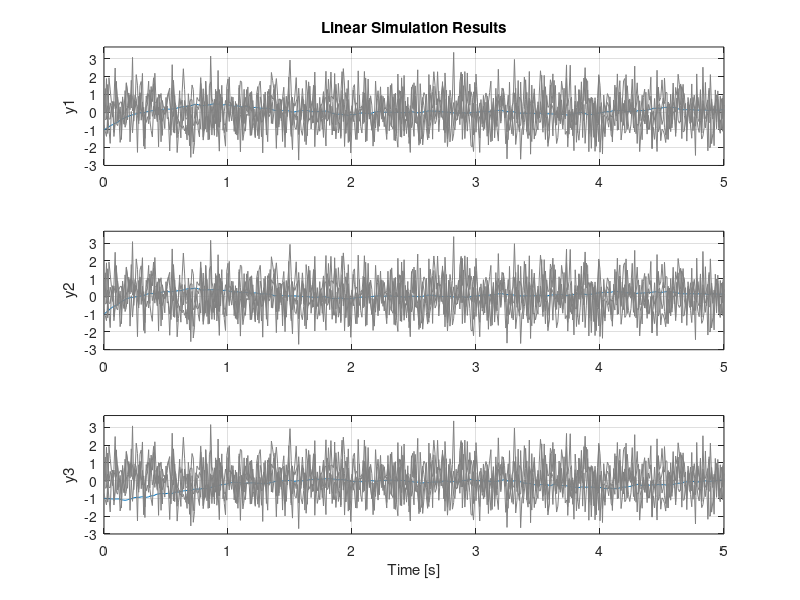

This chart was generated by the following MATLAB code:
clc;clear all;close all;
load ex2_data.mat;
%% a)
ss_or=ss(A,B2,C2,D1);
R=eye(2); % size(B2) = 3     2
Q=eye(3);
[K,S,E] = lqr(ss_or,Q,R);

spec = eig(A-B2*K);
K1_ = place(A',C2',spec-0.1);
L1=K1_'; % page 165 equivalent problems...

disp(norm(sort(spec-0.1) - sort(eig(A-L1*C2))));

K2_ = place(A',C2',spec.*10);
L2=K2_'; % page 165 equivalent problems...

disp(norm(sort(spec.*10) - sort(eig(A-L2*C2))));
%% b)

L=L1; % change me to L1(slow) or L2(fast) 
std_dev=1; % change me to add more/less noise

A_diff = (A-L*C2);
B_diff = [B1 -L];
C_diff=eye(3);
D_diff = zeros(3,4);

ss_diff=ss(A_diff,B_diff,C_diff,D_diff);

t = 0:0.01:5;
w=std_dev.*randn(2,size(t,2));
v=std_dev.*randn(2,size(t,2));

x0=[0 0 0]'-[1 1 1]';

figure(1);clf;
lsim(ss_diff,[w;v],t,x0);